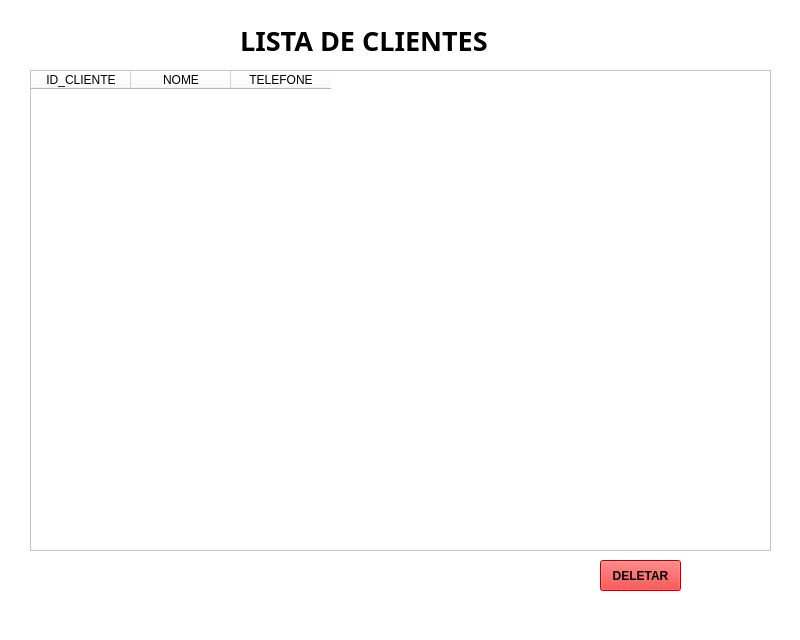
<?xml version="1.0" encoding="UTF-8"?>
<ui version="4.0">
 <class>MainWindow</class>
 <widget class="QMainWindow" name="MainWindow">
  <property name="geometry">
   <rect>
    <x>0</x>
    <y>0</y>
    <width>800</width>
    <height>640</height>
   </rect>
  </property>
  <property name="windowTitle">
   <string>MainWindow</string>
  </property>
  <property name="styleSheet">
   <string notr="true">background-color: rgb(255, 255, 255);</string>
  </property>
  <widget class="QWidget" name="centralwidget">
   <widget class="QLabel" name="label">
    <property name="geometry">
     <rect>
      <x>240</x>
      <y>10</y>
      <width>371</width>
      <height>61</height>
     </rect>
    </property>
    <property name="font">
     <font>
      <family>Arial Black</family>
      <pointsize>20</pointsize>
      <weight>75</weight>
      <bold>true</bold>
     </font>
    </property>
    <property name="text">
     <string>LISTA DE CLIENTES</string>
    </property>
   </widget>
   <widget class="QTableWidget" name="tableWidget">
    <property name="geometry">
     <rect>
      <x>30</x>
      <y>70</y>
      <width>741</width>
      <height>481</height>
     </rect>
    </property>
    <column>
     <property name="text">
      <string>ID_CLIENTE</string>
     </property>
    </column>
    <column>
     <property name="text">
      <string>NOME</string>
     </property>
    </column>
    <column>
     <property name="text">
      <string>TELEFONE</string>
     </property>
    </column>
   </widget>
   <widget class="QPushButton" name="BtDelete">
    <property name="geometry">
     <rect>
      <x>600</x>
      <y>560</y>
      <width>81</width>
      <height>31</height>
     </rect>
    </property>
    <property name="font">
     <font>
      <weight>75</weight>
      <bold>true</bold>
     </font>
    </property>
    <property name="styleSheet">
     <string notr="true">background-color: rgb(255, 0, 0);</string>
    </property>
    <property name="text">
     <string>DELETAR</string>
    </property>
   </widget>
  </widget>
  <widget class="QMenuBar" name="menubar">
   <property name="geometry">
    <rect>
     <x>0</x>
     <y>0</y>
     <width>800</width>
     <height>21</height>
    </rect>
   </property>
  </widget>
  <widget class="QStatusBar" name="statusbar"/>
 </widget>
 <resources/>
 <connections/>
</ui>
